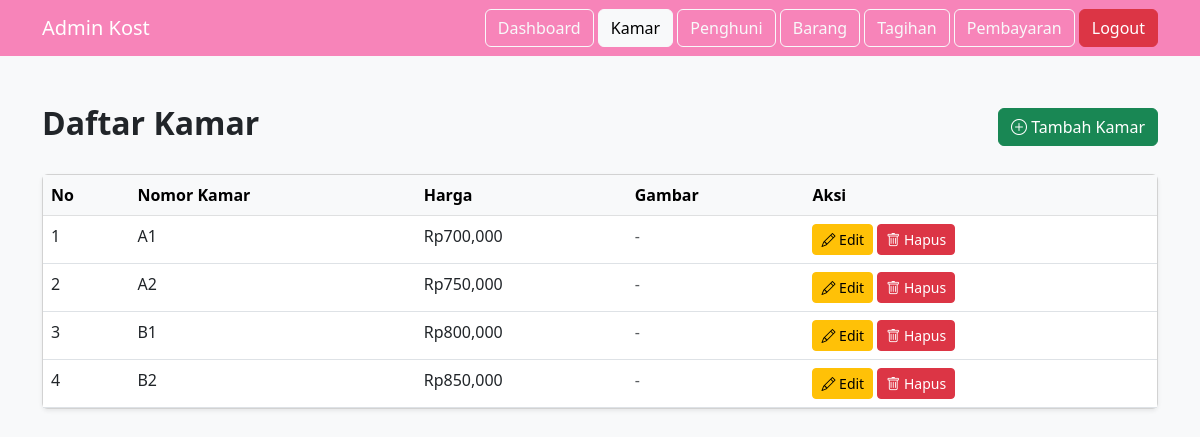
The app's page /admin/kamar.php (signed in) with its own data.
### tables this page shows
CREATE TABLE kamar (
    id INT AUTO_INCREMENT PRIMARY KEY,
    nomor VARCHAR(10) NOT NULL,
    harga INT NOT NULL,
    gambar VARCHAR(255) DEFAULT NULL
);

### admin/kamar.php (the view, shortened to what this page needs)
<?php
require_once "../koneksi.php";
$kamar = $conn->query("SELECT * FROM kamar ORDER BY nomor ASC");
?>
<!DOCTYPE html>
<html lang="id">
<head>
    <link href="https://cdn.jsdelivr.net/npm/bootstrap@5.3.0/dist/css/bootstrap.min.css" rel="stylesheet">
    <link href="https://cdn.jsdelivr.net/npm/bootstrap-icons@1.10.5/font/bootstrap-icons.css" rel="stylesheet">
</head>
<body class="bg-light">
<nav class="navbar navbar-expand-lg navbar-dark" style="background-color:rgb(247, 132, 185);">
    <div class="container">
        <a class="navbar-brand" href="dashboard.php">Admin Kost</a>
        <div>
            <a href="dashboard.php" class="btn btn-outline-light">Dashboard</a>
            <a href="kamar.php" class="btn btn-outline-light active">Kamar</a>
            <a href="penghuni.php" class="btn btn-outline-light">Penghuni</a>
            <a href="barang.php" class="btn btn-outline-light">Barang</a>
            <a href="tagihan.php" class="btn btn-outline-light">Tagihan</a>
            <a href="pembayaran.php" class="btn btn-outline-light">Pembayaran</a>
            <a href="../logout.php" class="btn btn-danger">Logout</a>
        </div>
    </div>
</nav>
<div class="container py-5">
    <div class="d-flex justify-content-between align-items-center mb-4">
        <h2 class="fw-bold">Daftar Kamar</h2>
        <a href="tambah_kamar.php" class="btn btn-success"><i class="bi bi-plus-circle"></i> Tambah Kamar</a>
    </div>
    <div class="card shadow-sm">
        <div class="card-body p-0">
            <table class="table table-hover mb-0">
                <thead class="table-light">
                    <tr>
                        <th>No</th>
                        <th>Nomor Kamar</th>
                        <th>Harga</th>
                        <th>Gambar</th>
                        <th>Aksi</th>
                    </tr>
                </thead>
                <tbody>
                    <?php $no=1; while($row = $kamar->fetch_assoc()): ?>
                    <tr>
                        <td><?= $no++ ?></td>
                        <td><?= htmlspecialchars($row['nomor']) ?></td>
                        <td>Rp<?= number_format($row['harga']) ?></td>
                        <td>
                            <?php if ($row['gambar']): ?>
                                <img src="../uploads/kamar/<?= htmlspecialchars($row['gambar']) ?>" alt="Kamar" style="width:60px; height:40px; object-fit:cover; border-radius:6px;">
                            <?php else: ?>
                                <span class="text-muted">-</span>
                            <?php endif; ?>
                        </td>
                        <td>
                            <a href="edit_kamar.php?id=<?= $row['id'] ?>" class="btn btn-warning btn-sm">
                                <i class="bi bi-pencil"></i> Edit
                            </a>
                            <a href="kamar.php?hapus=<?= $row['id'] ?>" class="btn btn-danger btn-sm" onclick="return confirm('Yakin ingin menghapus kamar ini?')">
                                <i class="bi bi-trash"></i> Hapus
                            </a>
                        </td>
                    </tr>
                    <?php endwhile; ?>
                </tbody>
            </table>
        </div>
    </div>
</div>
</body>
</html>

### records on screen
kamar: nomor "A1", harga "700,000"
kamar: nomor "A2", harga "750,000"
kamar: nomor "B1", harga "800,000"
kamar: nomor "B2", harga "850,000"
